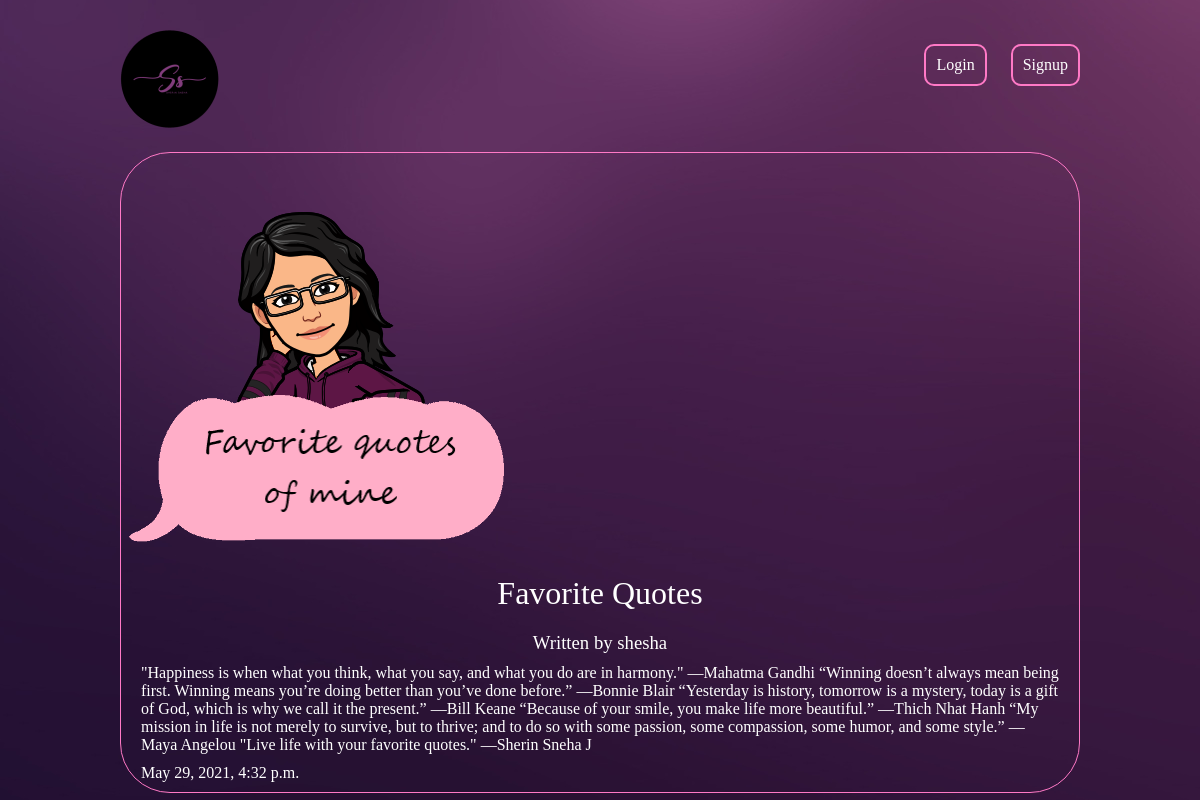
Screenshot of /articles/favorite-quotes/ with the database file from the repository.
### articles/models.py (models this page shows, shortened)
class Article(models.Model):
    title = models.CharField(max_length=100)
    slug = models.SlugField()
    body = models.TextField()
    date = models.DateTimeField(auto_now_add=True)
    thumb = models.ImageField(default='default.png', blank=True)
    author = models.ForeignKey(User, default=None, on_delete=models.DO_NOTHING)

### articles/views.py (the view)
# urls.py: path('<slug:slug>/', views.article_detail, name='detail'),
def article_detail(request, slug):
    article = Article.objects.get(slug=slug)
    return render(request,'articles/article_detail.html', {'article': article})

### articles/templates/articles/article_detail.html
{% extends 'base_layout.html'%}
{% block content %}
<div class="article-detail">
<div class="article">
<img src="{{article.thumb.url}}"/>
<h2>{{ article.title }}</h2>
<h3>Written by {{ article.author.username }}</h3>
<p>{{article.body}}</p>
<p>{{article.date}}</p>
</div>
</div>
{% endblock %}

### assets/styles.css (style rules this page uses)
body { background-color:#0f121f; background-image: url(/static/purple.png); background-repeat: no-repeat; color: #fff; }
body * { font-family: Ubuntu; }
h1, h2, h3, h4, h5 { font-weight: normal; margin: 0; }
.article { padding-bottom: 0px; padding-top: 17px; padding-left: 17px; border: 1px solid #ff79c6; position: relative; padding-bottom: 40px; border-radius: 50px 50px 50px 50px; }
.article h2 { font-size: 1.2em; }
.article-detail .article { padding: 0; }
.article-detail .article img { max-width: 100%; }
.article-detail .article h2 { text-align: center; margin: 20px auto; font-size: 2em }
.article-detail .article h3 { text-align: center; }
.article-detail .article p { margin: 10px 20px }

### rows the page displays
Article: thumb (picture), title "Favorite Quotes", author.username "shesha", body "\"Happiness is when what you think, what you say, and what you do are in harmony.\" —Mahatma Gandhi “Winning doesn’t always mean being first. Winning means you’re doing better than you’ve done before.” —Bonnie Blair “Yesterday is history, tomorrow is a mystery, today is a gift of God, which is why we call it the present.” ―Bill Keane “Because of your smile, you make life more beautiful.” ―Thich Nhat Hanh “My mission in life is not merely to survive, but to thrive; and to do so with some passion, some compassion, some humor, and some style.” —Maya Angelou \"Live life with your favorite quotes.\" ―Sherin Sneha J", date "May 29, 2021, 4:32 p.m."
